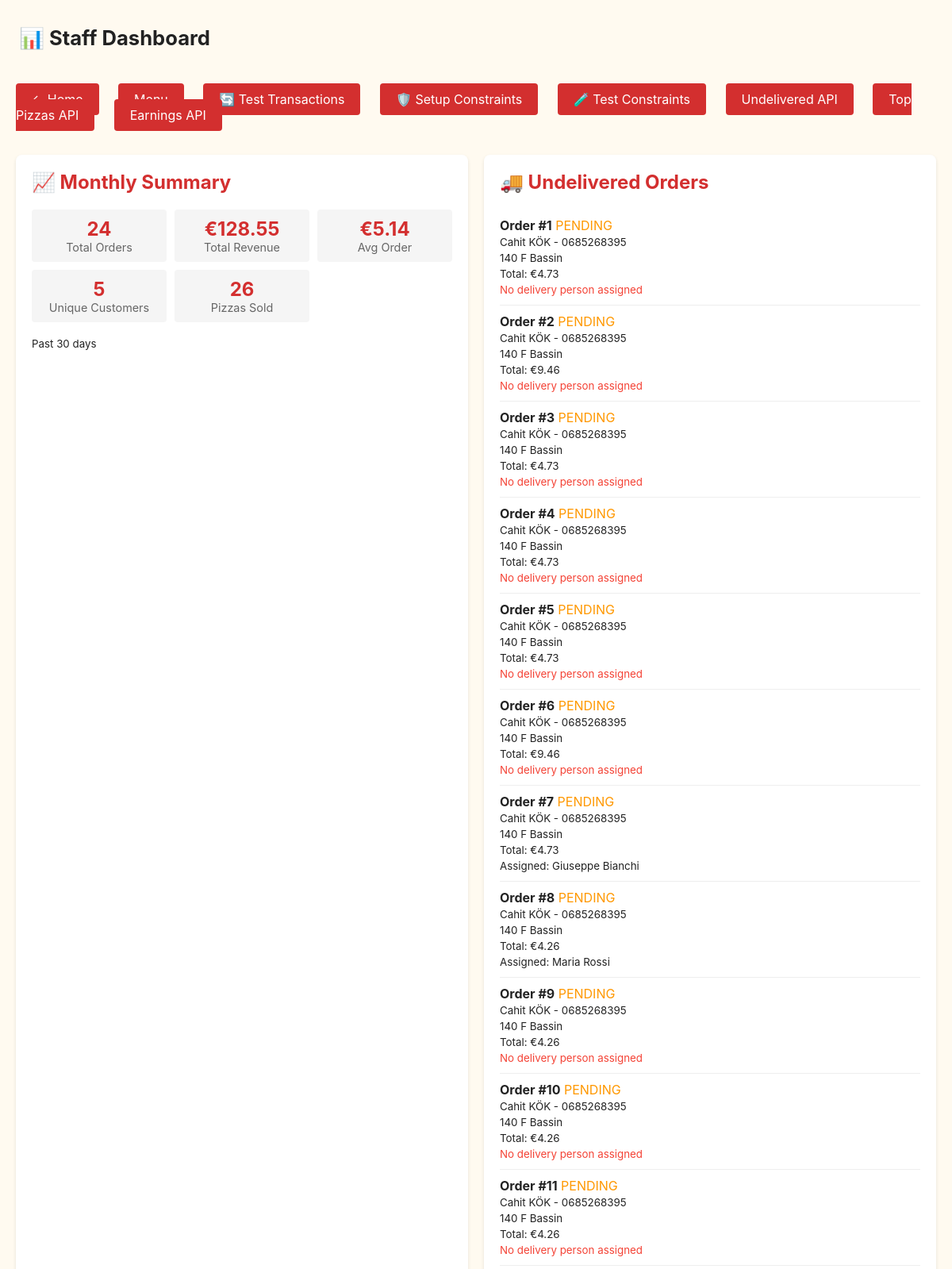
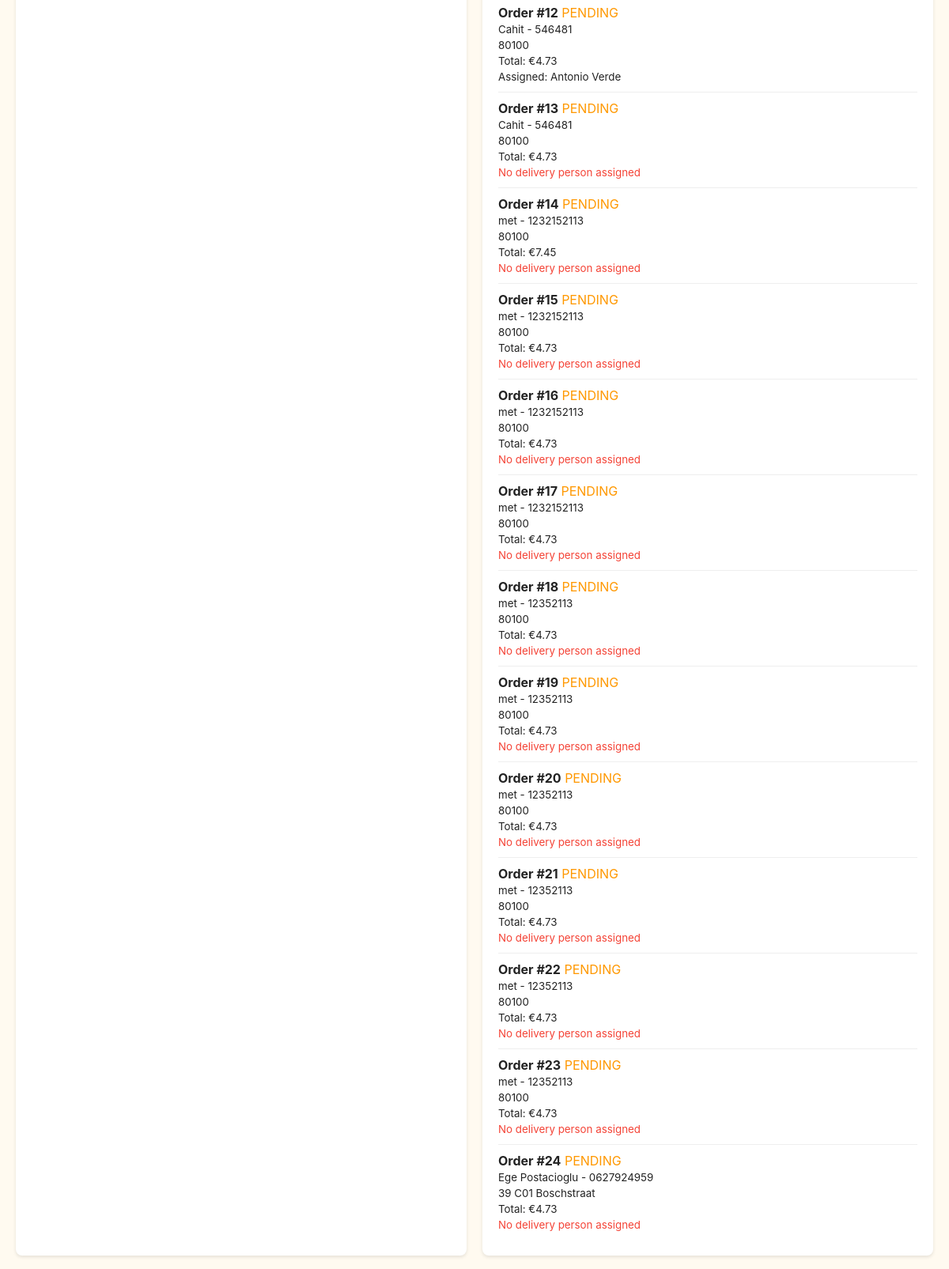
Screenshot of /staff (upper part) with the database file from the repository (2 pictures, top to bottom).
### models.py (models this page shows, shortened)
class Order(db.Model):
    __tablename__ = 'orders'
    id = db.Column(db.Integer, primary_key=True)
    customer_id = db.Column(db.Integer, db.ForeignKey('customers.id'), nullable=False)
    order_date = db.Column(db.DateTime, nullable=False)
    status = db.Column(db.String(50), nullable=False)
    total = db.Column(db.Float, nullable=True)
    delivery_person_id = db.Column(db.Integer, db.ForeignKey('delivery_persons.id'), nullable=True)
    customer = db.relationship('Customer', back_populates='orders', lazy=True)

class Customer(db.Model):
    __tablename__ = 'customers'
    id = db.Column(db.Integer, primary_key=True)
    name = db.Column(db.String(100), nullable=False)
    email = db.Column(db.String(100), unique=True, nullable=False)
    phone = db.Column(db.String(15), unique=True, nullable=False)
    address = db.Column(db.String(200), nullable=False)
    birthday = db.Column(db.Date, nullable=True)
    orders = db.relationship('Order', back_populates='customer', lazy=True)

class DeliveryPerson(db.Model):
    __tablename__ = "delivery_persons"
    id = db.Column(db.Integer, primary_key=True)
    name = db.Column(db.String(100), nullable=False)
    postal_codes = db.Column(db.String(200), nullable=True)  # Comma-separated (kept for compatibility)
    is_available = db.Column(db.Boolean, default=True)
    last_delivery_time = db.Column(db.DateTime, nullable=True)
    zones = db.relationship("DeliveryZone", back_populates="delivery_person")

### app.py (the view)
@app.route('/staff')
def staff_dashboard():
    try:
        undelivered = get_undelivered_orders()
        top_pizzas = get_top_pizzas_past_month(3)
        monthly_summary = get_monthly_summary()
        gender_earnings = get_earnings_by_gender()
        age_earnings = get_earnings_by_age_group()
        postal_earnings = get_earnings_by_postal_code()
        return render_template('staff_dashboard.html',
                             undelivered_orders=undelivered,
                             top_pizzas=top_pizzas,
                             monthly_summary=monthly_summary,
                             gender_earnings=gender_earnings,
                             age_earnings=age_earnings,
                             postal_earnings=postal_earnings)
    except Exception as e:
        return f"<h1>Staff Dashboard Error</h1><p>{str(e)}</p><a href='/'>← Back to Home</a>"

### staff_reports.py (called while the page is built)
def get_earnings_by_gender() -> List[Dict[str, Any]]:
    sql = text("""
        SELECT
            CASE
                WHEN c.id % 2 = 0 THEN 'Female'
                ELSE 'Male'
            END as gender,
            COUNT(DISTINCT o.id) as total_orders,
            SUM(o.total) as total_earnings,
            AVG(o.total) as avg_order_value
        FROM orders o
        JOIN customers c ON c.id = o.customer_id
        WHERE o.total IS NOT NULL
        GROUP BY (c.id % 2)
        ORDER BY total_earnings DESC
    """)
    result = db.session.execute(sql).fetchall()
    earnings = []
    for row in result:
        earnings.append({
            'gender': row[0],
            'total_orders': row[1],
            'total_earnings': float(row[2]) if row[2] else 0,
            'avg_order_value': float(row[3]) if row[3] else 0
        })
    return earnings

### templates/staff_dashboard.html (shortened to what this page needs)
<!doctype html>
<html lang="en">
<head>
    <link rel="stylesheet" href="{{ url_for('static', filename='css/menu.css') }}">
</head>
<body>
    <header>
        <h1>📊 Staff Dashboard</h1>
    </header>
    <div class="nav-links">
        <a href="/">← Home</a>
        <a href="/menu">Menu</a>
        <a href="/staff/test-transactions">🔄 Test Transactions</a>
        <a href="/staff/setup-constraints">🛡️ Setup Constraints</a>
        <a href="/staff/test-constraints">🧪 Test Constraints</a>
        <a href="/staff/reports/undelivered">Undelivered API</a>
        <a href="/staff/reports/top-pizzas">Top Pizzas API</a>
        <a href="/staff/reports/earnings">Earnings API</a>
    </div>
    <main class="dashboard">
        <div class="report-card">
            <h2>📈 Monthly Summary</h2>
            <div class="stats-grid">
                <div class="stat-item">
                    <div class="stat-value">{{ monthly_summary.total_orders }}</div>
                    <div class="stat-label">Total Orders</div>
                </div>
                <div class="stat-item">
                    <div class="stat-value">€{{ "%.2f"|format(monthly_summary.total_revenue) }}</div>
                    <div class="stat-label">Total Revenue</div>
                </div>
                <div class="stat-item">
                    <div class="stat-value">€{{ "%.2f"|format(monthly_summary.avg_order_value) }}</div>
                    <div class="stat-label">Avg Order</div>
                </div>
                <div class="stat-item">
                    <div class="stat-value">{{ monthly_summary.unique_customers }}</div>
                    <div class="stat-label">Unique Customers</div>
                </div>
                <div class="stat-item">
                    <div class="stat-value">{{ monthly_summary.total_pizzas_sold }}</div>
                    <div class="stat-label">Pizzas Sold</div>
                </div>
            </div>
            <p><small>{{ monthly_summary.period }}</small></p>
        </div>
        <div class="report-card">
            <h2>🚚 Undelivered Orders</h2>
            {% if undelivered_orders %}
                {% for order in undelivered_orders %}
                <div class="order-item">
                    <strong>Order #{{ order.order_id }}</strong>
                    <span class="status-{{ order.status }}">{{ order.status.upper() }}</span><br>
                    <small>{{ order.customer_name }} - {{ order.customer_phone }}</small><br>
                    <small>{{ order.customer_address }}</small><br>
                    <small>Total: €{{ "%.2f"|format(order.total) }}</small><br>
                    {% if order.delivery_person %}
                        <small>Assigned: {{ order.delivery_person }}</small>
                    {% else %}
                        <small style="color: #f44336;">No delivery person assigned</small>
                    {% endif %}
                </div>
                {% endfor %}
            {% else %}
                <p>✅ All orders delivered!</p>
            {% endif %}
        </div>
    </main>
</body>
</html>

### static/css/menu.css (style rules this page uses)
:root { --bg: #fffaf0; --card: #fff; --accent: #ff6b6b; --muted: #6b6b6b; }
body { font-family:Inter, system-ui, -apple-system, 'Segoe UI', Roboto, 'Helvetica Neue', Arial; background:var(--bg); color:#222; margin:0; }
header { padding:2rem 1.5rem; display:flex; align-items:center; justify-content:space-between }
h1 { margin:0; font-size:1.6rem }

### templates/staff_dashboard.html (style rules this page uses)
.dashboard { display: grid; grid-template-columns: 1fr 1fr; gap: 20px; padding: 20px; }
.report-card { background: white; padding: 20px; border-radius: 8px; box-shadow: 0 2px 4px rgba(0,0,0,0.1); }
.report-card h2 { margin-top: 0; color: #d32f2f; }
.stats-grid { display: grid; grid-template-columns: repeat(auto-fit, minmax(150px, 1fr)); gap: 10px; margin: 15px 0; }
.stat-item { background: #f5f5f5; padding: 10px; text-align: center; border-radius: 4px; }
.stat-value { font-size: 1.5em; font-weight: bold; color: #d32f2f; }
.stat-label { font-size: 0.9em; color: #666; }
.order-item { border-bottom: 1px solid #eee; padding: 10px 0; }
.order-item:last-child { border-bottom: none; }
.status-pending { color: #ff9800; }
.nav-links { padding: 20px; }
.nav-links a { margin-right: 20px; padding: 10px 20px; background: #d32f2f; color: white; text-decoration: none; border-radius: 4px; }

### rows the page displays
Order: order_id "1", status "PENDING", customer_name "Cahit KÖK", customer_phone "0685268395", customer_address "140 F Bassin", total "4.73", shows "No delivery person assigned"
Order: order_id "2", status "PENDING", customer_name "Cahit KÖK", customer_phone "0685268395", customer_address "140 F Bassin", total "9.46", shows "No delivery person assigned"
Order: order_id "3", status "PENDING", customer_name "Cahit KÖK", customer_phone "0685268395", customer_address "140 F Bassin", total "4.73", shows "No delivery person assigned"
Order: order_id "4", status "PENDING", customer_name "Cahit KÖK", customer_phone "0685268395", customer_address "140 F Bassin", total "4.73", shows "No delivery person assigned"
Order: order_id "5", status "PENDING", customer_name "Cahit KÖK", customer_phone "0685268395", customer_address "140 F Bassin", total "4.73", shows "No delivery person assigned"
Order: order_id "6", status "PENDING", customer_name "Cahit KÖK", customer_phone "0685268395", customer_address "140 F Bassin", total "9.46", shows "No delivery person assigned"
Order: order_id "7", status "PENDING", customer_name "Cahit KÖK", customer_phone "0685268395", customer_address "140 F Bassin", total "4.73", delivery_person "Giuseppe Bianchi"
Order: order_id "8", status "PENDING", customer_name "Cahit KÖK", customer_phone "0685268395", customer_address "140 F Bassin", total "4.26", delivery_person "Maria Rossi"
Order: order_id "9", status "PENDING", customer_name "Cahit KÖK", customer_phone "0685268395", customer_address "140 F Bassin", total "4.26", shows "No delivery person assigned"
Order: order_id "10", status "PENDING", customer_name "Cahit KÖK", customer_phone "0685268395", customer_address "140 F Bassin", total "4.26", shows "No delivery person assigned"
Order: order_id "11", status "PENDING", customer_name "Cahit KÖK", customer_phone "0685268395", customer_address "140 F Bassin", total "4.26", shows "No delivery person assigned"
Order: order_id "12", status "PENDING", customer_name "Cahit", customer_phone "546481", customer_address "80100", total "4.73", delivery_person "Antonio Verde"
Order: order_id "13", status "PENDING", customer_name "Cahit", customer_phone "546481", customer_address "80100", total "4.73", shows "No delivery person assigned"
Order: order_id "14", status "PENDING", customer_name "met", customer_phone "1232152113", customer_address "80100", total "7.45", shows "No delivery person assigned"
Order: order_id "15", status "PENDING", customer_name "met", customer_phone "1232152113", customer_address "80100", total "4.73", shows "No delivery person assigned"
Order: order_id "16", status "PENDING", customer_name "met", customer_phone "1232152113", customer_address "80100", total "4.73", shows "No delivery person assigned"
Order: order_id "17", status "PENDING", customer_name "met", customer_phone "1232152113", customer_address "80100", total "4.73", shows "No delivery person assigned"
Order: order_id "18", status "PENDING", customer_name "met", customer_phone "12352113", customer_address "80100", total "4.73", shows "No delivery person assigned"
Order: order_id "19", status "PENDING", customer_name "met", customer_phone "12352113", customer_address "80100", total "4.73", shows "No delivery person assigned"
Order: order_id "20", status "PENDING", customer_name "met", customer_phone "12352113", customer_address "80100", total "4.73", shows "No delivery person assigned"
Order: order_id "21", status "PENDING", customer_name "met", customer_phone "12352113", customer_address "80100", total "4.73", shows "No delivery person assigned"
Order: order_id "22", status "PENDING", customer_name "met", customer_phone "12352113", customer_address "80100", total "4.73", shows "No delivery person assigned"
Order: order_id "23", status "PENDING", customer_name "met", customer_phone "12352113", customer_address "80100", total "4.73", shows "No delivery person assigned"
Order: order_id "24", status "PENDING", customer_name "Ege Postacioglu", customer_phone "0627924959", customer_address "39 C01 Boschstraat", total "4.73", shows "No delivery person assigned"

### other values shown
{{ monthly_summary.total_orders }} "24"
{{ "%.2f"|format(monthly_summary.total_revenue) }} "128.55"
{{ "%.2f"|format(monthly_summary.avg_order_value) }} "5.14"
{{ monthly_summary.unique_customers }} "5"
{{ monthly_summary.total_pizzas_sold }} "26"
{{ monthly_summary.period }} "Past 30 days"
